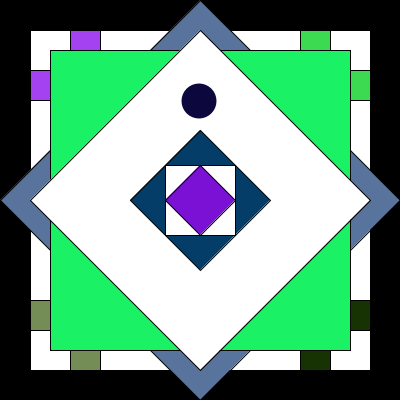
Frame 1 (no input)
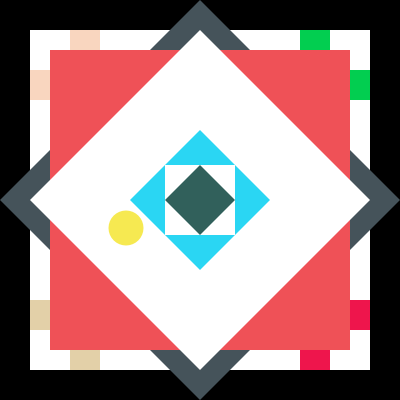
Frame 60 (the mouse pressed at the canvas centre just before this capture)
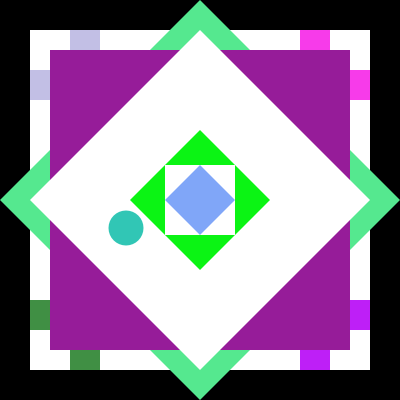
Frame 120 (the mouse held since frame 60 and released just before this capture)

The Processing sketch that drew these frames (run headless with seeded random() and noise(); from frame 60 on, the mouse is pressed at the canvas centre):

// Processing sketch: processing_186941
// ── processing_186941.pde

float circle_x =200;
float circle_y =100;
int height=400;
int width=400;

void setup() {
  size(400, 400);
}

void draw() {
  background(0);
  fill(255);
  rect(30, 30, 340, 340);
  
  fill(random(255),random(255),random(255));
  rect(30, 30,70, 70);
  fill(255);
  rect(30, 30, 40, 40);
  
  fill(random(255),random(255),random(255));
  rect(300, 30,70, 70);
  fill(255);
  rect(330, 30, 40, 40);
  
  fill(random(255),random(255),random(255));
  rect(30, 300,70, 70);
  fill(255);
  rect(30, 330, 40, 40);
  
  fill(random(255),random(255),random(255));
  rect(300, 300,70, 70);
  fill(255);
  rect(330, 330, 40, 40);
 
  
  fill(random(255),random(255),random(255));
  quad(200,0,0,200,200,400,400,200);
  fill(random(255),random(255),random(255));
  rect(50,50,300,300);
  fill(255);
  quad(200, 30, 30, 200, 200,370,370, 200);
  fill(random(255),random(255),random(255));
  quad(200, 130, 130, 200, 200,270,270, 200);
  fill(255);
  rect(165, 165, 70, 70);
  fill(random(255),random(255),random(255));
  quad(200, 165, 165, 200, 200,235,235, 200);
  fill(random(255),random(255),random(255));
  noStroke();
  circle_x=circle_x-1;
  circle_y=circle_y+1;
  ellipse(circle_x, circle_y, 35, 35);

//1
if (circle_x<width/2)
if(circle_y<height/2){
circle_x=circle_x-1;
circle_y=circle_y+1;
}

//2
if (circle_x<width/2)
if(circle_y>height/2){
circle_x=circle_x+4;
  circle_y=circle_y+2;
}
//3
if (circle_x>width/2)
if(circle_y>height/2){
circle_x=circle_x+4;
  circle_y=circle_y-4;
}
//4
if (circle_x>width/2)
if(circle_y<height/2){
  circle_x=circle_x-2;
  circle_y=circle_y-4;
}
}
//click
  void mousePressed() {
    circle_x =200; 
    circle_y =100;
    fill(255);
  }
